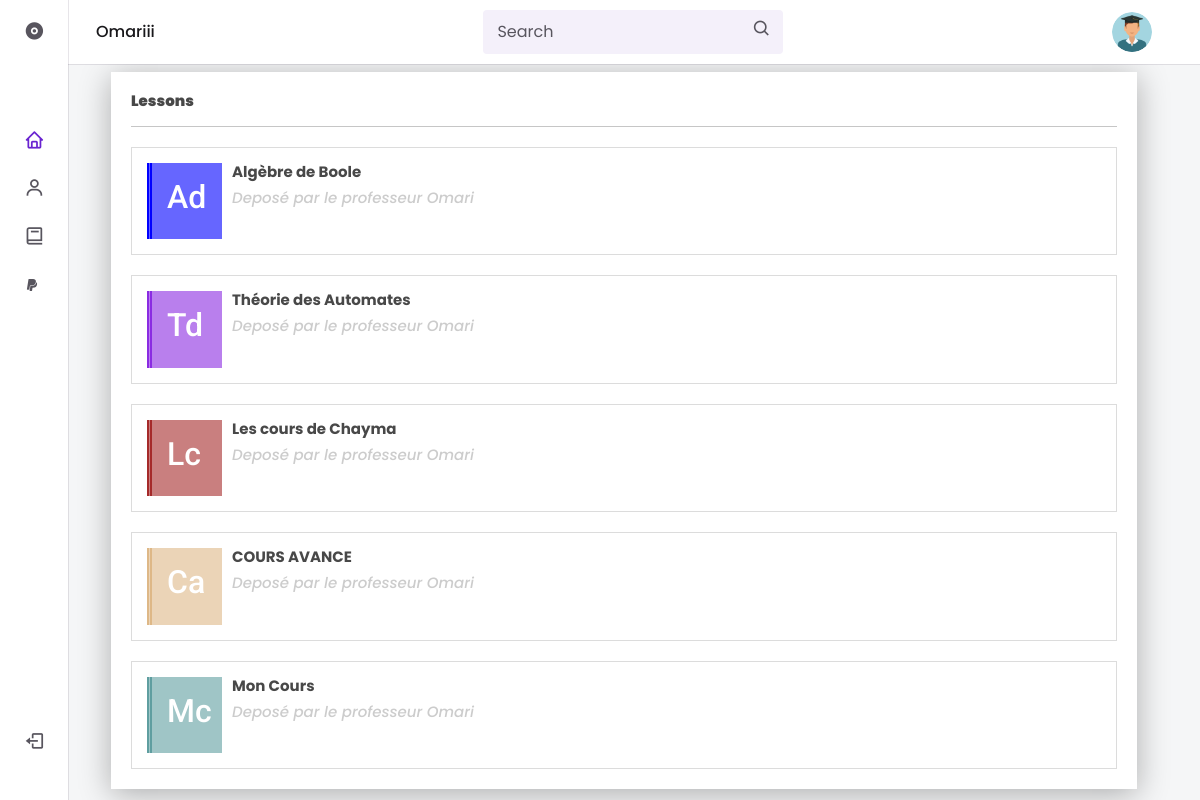
The page /Cours.php?id=16 (signed in) on the database its author committed.
### tables this page shows
CREATE TABLE `tbl_student` (
  `student_id` int(11) NOT NULL,
  `student_name` varchar(255) NOT NULL,
  `student_mail` varchar(255) NOT NULL,
  `student_addresse` varchar(250) NOT NULL,
  `student_password` varchar(250) NOT NULL,
  `student_roll_number` int(11) NOT NULL,
  `student_dob` date NOT NULL,
  `student_grade_id` int(11) NOT NULL,
  `absence` int(11) NOT NULL
);

CREATE TABLE `tbl_section` (
  `section_id` int(11) NOT NULL,
  `section_name` varchar(250) NOT NULL,
  `id_prof` int(11) NOT NULL,
  `id_matiere` int(11) NOT NULL
);

CREATE TABLE `tbl_teacher` (
  `teacher_id` int(11) NOT NULL,
  `teacher_name` varchar(255) NOT NULL,
  `teacher_address` varchar(150) NOT NULL,
  `teacher_emailid` varchar(150) NOT NULL,
  `teacher_password` varchar(150) NOT NULL,
  `teacher_qualification` varchar(100) NOT NULL,
  `teacher_doj` date NOT NULL,
  `teacher_image` text NOT NULL,
  `teacher_grade_id` int(11) NOT NULL
);

### include/database_connection.php (called while the page is built, shortened)
<?php
     function explode_this($character){
        $retour='';
        $first_letter=substr($character,0,1);
         $exploder=explode(' ',$character);
        if(sizeof($exploder)==1){
            $retour=ucfirst($first_letter);
        }else{
            $retour=ucfirst($first_letter).''.strtolower($exploder[1][0]);
        }
        return $retour;
     }
?>

### Cours.php (the view, shortened to what this page needs)
<?php
    include('include/student/header.php');
    if(isset($_GET['id'])){
        $query_courses=$connect->prepare("SELECT * FROM tbl_section
        INNER JOIN tbl_teacher ON tbl_teacher.teacher_id=tbl_section.id_prof
         WHERE id_matiere=?");
        $query_courses->execute(array($_GET['id']));
        $fetchQuery=$query_courses->fetchAll();
        $color_list=['rgba(0,0,255,0.6)','rgba(138,43,226,.6)','rgba(165,42,42,.6)','rgba(222,184,135,.6)','rgba(95,158,160,.6)','rgba(210,105,30,.6)','rgba(0,0,139,.6)','rgba(139,0,139,.6)','rgba(153,50,204,.6)','rgba(72,61,139,.6)',
        'rgba(75,0,130,.6)','rgba(128,128,0,.6)'];
        $color_list2=['rgb(0,0,255)','rgb(138,43,226)','rgb(165,42,42)','rgb(222,184,135)','rgb(95,158,160)','rgb(210,105,30)','rgb(0,0,139)','rgb(139,0,139)','rgb(153,50,204)','rgb(72,61,139)','rgb(75,0,130)',
        'rgb(128,128,0)'];
        $i=0;
    }else{
        echo "<script> location.href='error.php'</script>";
    }
?>
    <div class="container-fluid">
        <div class="row" id="SectionCours">
            <div class="col-md-12" >
                <div class="lessons__container">
                    <div class="courses__posed">
                        <div class="lessons_title">
                            <h2>Lessons</h2>
                            <hr>
                        </div>
                        <?php foreach($fetchQuery as $row){
                        ?>
                        <div class="lessons__content" id="lessons_id" data-courses_id="<?=$row['section_id']?>">
                            <div class="content__first" style="background-color:<?=$color_list[$i];?>;border-left:5px double <?=$color_list2[$i];?>">
                                    <h2><?= explode_this($row['section_name'])?></h2>
                            </div>
                            <div class="content__text">
                                <h4><?=$row['section_name'] ?></h4>
                                <h5 style="color:#ccc;"><em>Deposé par le professeur <?=ucfirst($row['teacher_name'])?></em> </h5>
                            </div>
                        </div>
                        <?php
                        $i+=1;
                    }
                    ?>
                    </div>
                </div>
            </div>
        </div>
    </div>
</body>
</html>

### include/student/header.php (shortened to what this page needs)
<?php
    include('include/database_connection.php');
    $req1=$connect->prepare("SELECT * FROM tbl_student
     WHERE student_id =?");
    $req1->execute(array($_SESSION["student_id"]));
    $fetch1=$req1->fetch();
?>
<!doctype html>
<html lang="en">
  <head>
    <link rel="stylesheet" href="https://stackpath.bootstrapcdn.com/bootstrap/4.1.3/css/bootstrap.min.css">
    <link rel="stylesheet" href="https://cdn.jsdelivr.net/npm/boxicons@latest/css/boxicons.min.css">
       <link rel="stylesheet" href="https://use.fontawesome.com/releases/v5.7.2/css/all.css"
>
        <link rel="stylesheet" href="https://cdnjs.cloudflare.com/ajax/libs/bootstrap-datepicker/1.9.0/css/bootstrap-datepicker.min.css">
  <link rel="stylesheet" href="https://cdnjs.cloudflare.com/ajax/libs/jquery-modal/0.9.1/jquery.modal.min.css" />
         <link rel="stylesheet" href="font/font/flaticon.css">
         <link rel="stylesheet" href="public/css/style.css">
         <link rel="stylesheet" type="text/css" href="//cdn.jsdelivr.net/npm/slick-carousel@1.8.1/slick/slick.css"/>
         <link rel="stylesheet" type="text/css" href="//cdn.jsdelivr.net/npm/slick-carousel@1.8.1/slick/slick-theme.css"/>
</head>
  <body>
        <header class="header">
            <div class="header__container">
                <img src="img/azer.png" class="header__img">
                  <a href="#" class="header__logo"><?=ucfirst($fetch1['student_name'])?></a>
                <div class="header__search">
                    <input type="search" placeholder="Search" class="header__input">
                    <i class='bx bx-search header__icon'></i>
                </div>
            </div>
        </header>
        <div class="nav" id="navbar">
            <nav class="nav__container">
                <div>
                    <a href="#" class="nav__link nav__logo">
                        <i class='bx bxs-disc nav__icon' ></i>
                    </a>
                    <div class="nav__list">
                        <div class="nav__items">
                            <a href="index.php" class="nav__link active">
                                <i class='bx bx-home nav__icon' ></i>
                            </a>
                            <div class="nav__dropdown">
                                <a href="profile.php" class="nav__link">
                                    <i class='bx bx-user nav__icon' ></i>
                                </a>
                            </div>
                            <a href="attendance.php" class="nav__link">
                            <i class='bx bx-book nav__icon'></i>
                            </a>
                            <a href="paiement.php" class="nav__link">
                            <i class='bx bxl-paypal'></i>
                            </a>
                        </div>
                    </div>
                </div>
                <a href="logout.php" class="nav__link nav__logout">
                    <i class='bx bx-log-out nav__icon' ></i>
                </a>
            </nav>
        </div>

### public/css/style.css (style rules this page uses)
:root { --header-height: 3.5rem; --nav-width: 219px; --first-color: #6923D0; --first-color-light: #F4F0FA; --title-color: #19181B; --text-color: #58555E; --text-color-light: #A5A1AA; --body-color: rgb(245,246,247); --container-color: #FFFFFF; --body-font: 'Poppins', sans-serif; --normal-font-size: .938rem; --small-font-size: .75rem; --smaller-font-size: .75rem; --font-medium: 500; --font-semi-bold: 600; --z-fixed: 100; }
@media screen and (min-width: 1024px) { :root { --normal-font-size: 1rem; --small-font-size: .875rem; --smaller-font-size: .813rem; } }
body { margin: var(--header-height) 0 0 0; padding: 1rem 1rem 0; font-family: var(--body-font); font-size: var(--normal-font-size); background-color: var(--body-color); color: var(--text-color); }
a { text-decoration: none; }
img { max-width: 100%; height: auto; }
.header { position: fixed; top: 0; left: 0; width: 100%; background-color: var(--container-color); box-shadow: 0 1px 0 rgba(22, 8, 43, 0.1); padding: 0 1rem; z-index: var(--z-fixed); }
.header__container,.header___container { display: flex; align-items: center; height: var(--header-height); justify-content: space-between; }
.header__img { width: 35px; height: 35px; border-radius: 50%; }
.header__logo { color: var(--title-color); font-weight: var(--font-medium); display: none; }
.header__search { display: flex; padding: .40rem .75rem; background-color: var(--first-color-light); border-radius: .25rem; }
.header__input { width: 100%; border: none; outline: none; background-color: var(--first-color-light); }
.header__input::placeholder { font-family: var(--body-font); color: var(--text-color); }
.header__icon, .header__toggle { font-size: 1.2rem; }
.nav { position: fixed; top: 0; left: -100%; height: 100vh; padding: 1rem 1rem 0; background-color: var(--container-color); box-shadow: 1px 0 0 rgba(22, 8, 43, 0.1); z-index: var(--z-fixed); transition: .4s; text-decoration: none; }
.nav__container { height: 100%; display: flex; flex-direction: column; justify-content: space-between; padding-bottom: 3rem; overflow: auto; scrollbar-width: none; }
.nav__logo { font-weight: var(--font-semi-bold); margin-bottom: 2.5rem; }
.nav__list, .nav__items { display: grid; }
.nav__list { row-gap: 2.5rem; }
.nav__items { row-gap: 1.5rem; }
a.nav__link { text-decoration: none; }
.nav__link { display: flex; align-items: center; color: var(--text-color); text-decoration: none; }
.nav__icon { font-size: 1.2rem; margin-right: .5rem; }
.nav__logout { margin-top: 5rem; }
.nav__dropdown { overflow: hidden; max-height: 21px; transition: .4s ease-in-out; }
.active { color: var(--first-color); }
@media screen and (min-width: 768px) { body { padding: 1rem 3rem 0 6rem; } }
@media screen and (min-width: 768px) { .header { padding: 0 3rem 0 6rem; } }
@media screen and (min-width: 768px) { .header__container { height: calc(var(--header-height) + .5rem); } }
@media screen and (min-width: 768px) { .header__search { width: 300px; padding: .55rem .75rem; } }
@media screen and (min-width: 768px) { .header__logo { display: block; } }
@media screen and (min-width: 768px) { .header__img { width: 40px; height: 40px; order: 1; } }
@media screen and (min-width: 768px) { .nav { left: 0; padding: 1.2rem 1.5rem 0; width: 68px; } }
@media screen and (min-width: 768px) { .nav__items { row-gap: 1.7rem; } }
@media screen and (min-width: 768px) { .nav__icon { font-size: 1.3rem; } }
.lessons__container ,.lessons__information { background-color: white; box-shadow: 0 5px 30px rgba(0,0,0,.30); font-family: "Poppins"; padding: 20px 20px 20px 20px; }
.lessons__content { border: 1px solid rgb(220,220,220); padding: 15px 15px; margin-top: 20px; cursor: pointer; display: flex; transition: .5s; }
.lessons_title h2 { color: rgba(72,72,72); font-weight: 900; font-size: 15px; }
.lessons_title hr { color:rgb(220,220,220); background-color:rgb(220,220,220); }
.content__text { margin-left: 10px; }
.content__text h4, .content__text h5 { color: rgb(72,72,72); font-weight: 650; font-size: 15px; }
.content__text h5 { font-style: italic; font-weight: 500; }
.content__first { width: 75px; padding: 15px 15px; }
.content__first h2 { color:white; font-family: Roboto; }

### rows shown on the page
tbl_student: student_name "Omariii"
tbl_section: section_name "Ad", section_name "Algèbre de Boole", tbl_teacher.teacher_name "Omari"
tbl_section: section_name "Td", section_name "Théorie des Automates", tbl_teacher.teacher_name "Omari"
tbl_section: section_name "Lc", section_name "Les cours de Chayma", tbl_teacher.teacher_name "Omari"
tbl_section: section_name "Ca", section_name "COURS AVANCE", tbl_teacher.teacher_name "Omari"
tbl_section: section_name "Mc", section_name "Mon Cours", tbl_teacher.teacher_name "Omari"
